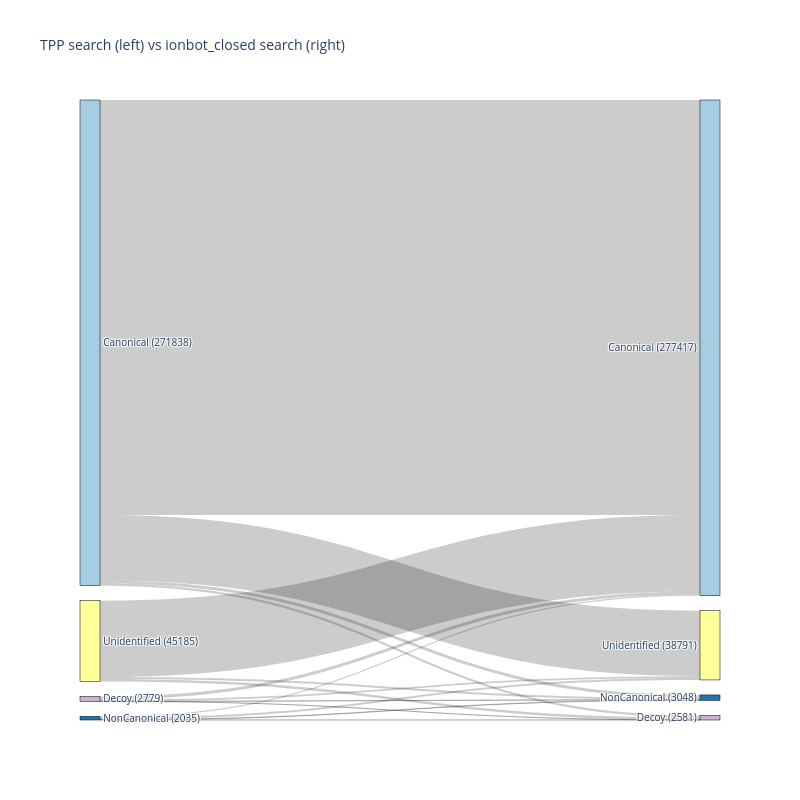

Write notebook code for a chart like this one.
### Code cell
labels_w_num=[
    f"""{v.split(':')[1]} ({ 
        int(enr_sankey_data[enr_sankey_data.source_name == v.split(':')[1]].link_value.sum()) 
        if v.startswith(PIPELINE_CL) else
        int(enr_sankey_data[enr_sankey_data.target_name == v.split(':')[1]].link_value.sum()) if v.split(':')[1] in enr_sankey_data.target_name.tolist()
        else 0
    })"""
    for v in nodes_names_enr
]

fig = go.Figure(data=[go.Sankey(
    node = dict(
      pad = 15,
      thickness = 20,
      line = dict(color = "black", width = 0.5), 
      label = labels_w_num, 
      color = list(labels_colors.values())
    ),
    link = dict(
      source = enr_sankey_data.link_source.tolist(),
      target = enr_sankey_data.link_target.tolist(),
      value = enr_sankey_data.link_value.tolist()
  ))])

fig.update_layout(title_text=f"{PIPELINE_CL} search (left) vs {PIPELINE_N} search (right)", font_size=10)
fig.update_layout(height=800, width=800,)
fig.write_image(f"{plot_dir}/pepcl_switch.svg")
fig.show()

### Figure 1 — Plotly figure (JSON) as saved in the notebook; plotly's stock layout.template omitted (floating-point values rounded to 4 significant figures)
{"data": [{"link": {"source": [0, 1, 0, 2, 0, 1, 0, 1, 3, 2, 3, 3, 2, 2, 3], "target": [4, 4, 5, 4, 7, 6, 6, 7, 5, 5, 4, 7, 6, 7, 6], "value": [232296, 42765, 36701, 1671, 1667, 1351, 1174, 1069, 1069, 1021, 685, 269, 44, 43, 12]}, "node": {"color": ["#a6cee3", "#ffff99", "#cab2d6", "#1f78b4", "#a6cee3", "#ffff99", "#cab2d6", "#1f78b4"], "label": ["Canonical (271838)", "Unidentified (45185)", "Decoy (2779)", "NonCanonical (2035)", "Canonical (277417)", "Unidentified (38791)", "Decoy (2581)", "NonCanonical (3048)"], "line": {"color": "black", "width": 0.5}, "pad": 15, "thickness": 20}, "type": "sankey"}], "layout": {"font": {"size": 10}, "height": 800, "title": {"text": "TPP search (left) vs ionbot_closed search (right)"}, "width": 800}}
